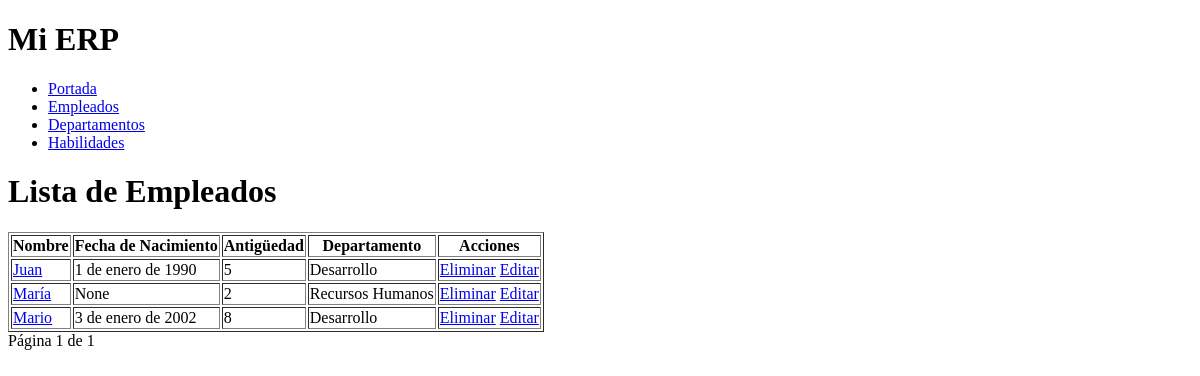
Before: /empresa/empleados/ with the older database file.
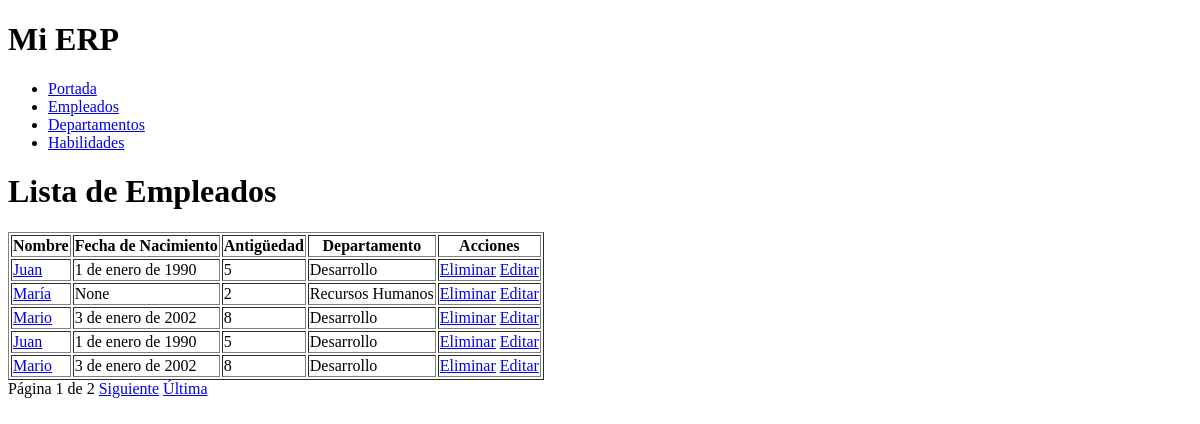
After: the same page with the newer database file.
### empresa/models.py (models this page shows, shortened)
class Empleado (models.Model):
    nombre = models.CharField(max_length=50)
    fecha_nacimiento = models.DateField()
    antiguedad = models.IntegerField(default=0)
    created_at = models.DateTimeField(auto_now_add=True)
    updated_at = models.DateTimeField(auto_now=True)
    departamento = models.ForeignKey(Departamento, on_delete=models.CASCADE)
    habilidades = models.ManyToManyField(Habilidad)

class Departamento(models.Model):
    nombre = models.CharField(max_length=50)
    telefono = models.IntegerField()
    created_at = models.DateTimeField(auto_now_add=True)
    updated_at = models.DateTimeField(auto_now=True)

### empresa/views.py (the view)
# urls.py: path('empleados/', listar_empleados, name='listar_empleados'),
def listar_empleados(request):
    empleados = Empleado.objects.all()
    paginator = Paginator(empleados, 5)
    page = request.GET.get('page', 1)
    empleados_paginados= paginator.get_page(page)
    return render(request, 'empresa/listar_empleados.html', {'empleados': empleados_paginados})

### templates/empresa/listar_empleados.html (shortened to what this page needs)
{% extends "layout.html" %}
{% block content %}
    <h1>Lista de Empleados</h1>
    <table border="1">
        <thead>
        <tr>
            <th>Nombre</th>
            <th>Fecha de Nacimiento</th>
            <th>Antigüedad</th>
            <th>Departamento</th>
            <th>Acciones</th>
        </tr>
        </thead>
        <tbody>
        {% for empleado in empleados %}
            <tr>
                <td><a href="{% url 'ver_empleado' empleado.id %}">{{ empleado.nombre }}</a>
                </td>
                <td>{{ empleado.fecha_nacimiento }}</td>
                <td>{{ empleado.antiguedad }}</td>
                <td>{{ empleado.departamento.nombre }}</td>
                <td>
                    <a href="{% url 'eliminar_empleado' empleado.id %}">Eliminar</a>
                    <a href="{% url 'editar_empleado' empleado.id %}">Editar</a>
                </td>
            </tr>
        {% endfor %}
        </tbody>
    </table>
    <div class="pagination">
    <span class="step-links">
        <span class="current"> Página {{ empleados.number }} de {{ empleados.paginator.num_pages }}
            </span>
        {% if empleados.has_next %}
            <a href="?page={{ empleados.next_page_number }}">Siguiente</a>
            <a href="?page={{ empleados.paginator.num_pages }}">Última</a>
        {% endif %}
    </span>
    </div>
{% endblock %}

### templates/layout.html (shortened to what this page needs)
{% load static %}
<!DOCTYPE html>
<html lang="en">
<head>
    <link rel="stylesheet" href="{% static 'css/estilos.css' %}">
</head>
<body>
<h1>Mi ERP</h1>
<ul>
    <li><a href="/">Portada</a></li>
    <li><a href="{% url 'listar_empleados' %}">Empleados</a></li>
    <li><a href="/">Departamentos</a></li>
    <li><a href="/">Habilidades</a></li>
</ul>
{% block content %}{% endblock %}
</body>
</html>

Changed rows visible on the page:
added Empleado: nombre "Juan", fecha_nacimiento "1 de enero de 1990", antiguedad "5", departamento.nombre "Desarrollo"
added Empleado: nombre "Mario", fecha_nacimiento "3 de enero de 2002", antiguedad "8", departamento.nombre "Desarrollo"
Other visible differences:
{{ empleados.paginator.num_pages }}: "1" → "2"
text now shown: "Siguiente Última"
